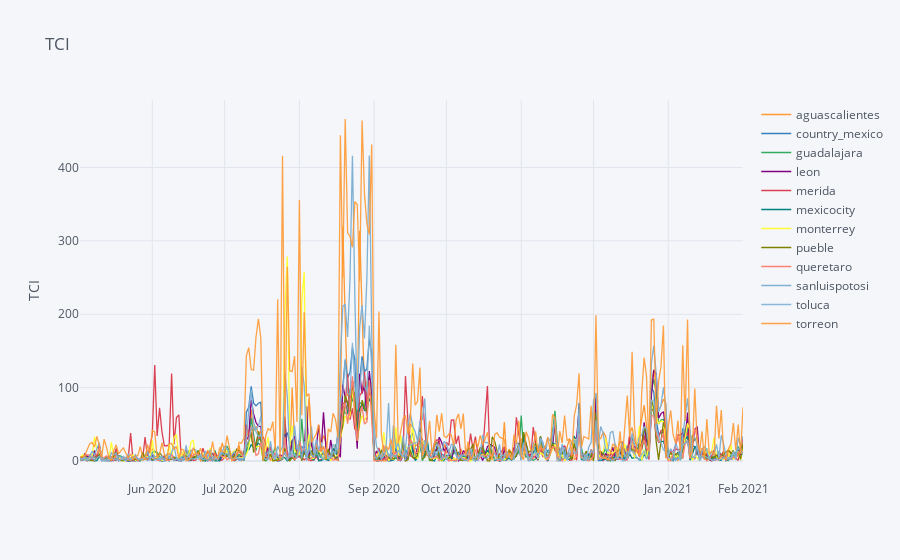

Here is the notebook cell this chart was saved with:
### Code cell
df_ft = filter(tt,
               _.country_name=='Mexico', #_.region_slug=='aguascalientes'
               _.date > '2020-05-01'
              )
a = df_ft[['date', 'diff7', 'region_slug']]
a.pivot(index='date', columns='region_slug', values='diff7').iplot(
    #theme='custom',
    yTitle='TCI',
    title='TCI',
    #asImage=True
)

### Figure 1 — Plotly figure (JSON) as saved in the notebook; plotly's stock layout.template omitted (floating-point values rounded to 4 significant figures; data arrays with more than 128 entries replaced by an {"elided": "..."} marker saying what was removed)
{"data": [{"line": {"color": "rgba(255, 153, 51, 1.0)", "dash": "solid", "shape": "linear", "width": 1.3}, "mode": "lines", "name": "aguascalientes", "text": "", "type": "scatter", "x": {"elided": "276 str values"}, "y": {"elided": "276 float values"}}, {"line": {"color": "rgba(55, 128, 191, 1.0)", "dash": "solid", "shape": "linear", "width": 1.3}, "mode": "lines", "name": "country_mexico", "text": "", "type": "scatter", "x": {"elided": "276 str values"}, "y": {"elided": "276 float values"}}, {"line": {"color": "rgba(50, 171, 96, 1.0)", "dash": "solid", "shape": "linear", "width": 1.3}, "mode": "lines", "name": "guadalajara", "text": "", "type": "scatter", "x": {"elided": "276 str values"}, "y": {"elided": "276 float values"}}, {"line": {"color": "rgba(128, 0, 128, 1.0)", "dash": "solid", "shape": "linear", "width": 1.3}, "mode": "lines", "name": "leon", "text": "", "type": "scatter", "x": {"elided": "276 str values"}, "y": {"elided": "276 float values"}}, {"line": {"color": "rgba(219, 64, 82, 1.0)", "dash": "solid", "shape": "linear", "width": 1.3}, "mode": "lines", "name": "merida", "text": "", "type": "scatter", "x": {"elided": "276 str values"}, "y": {"elided": "276 float values"}}, {"line": {"color": "rgba(0, 128, 128, 1.0)", "dash": "solid", "shape": "linear", "width": 1.3}, "mode": "lines", "name": "mexicocity", "text": "", "type": "scatter", "x": {"elided": "276 str values"}, "y": {"elided": "276 float values"}}, {"line": {"color": "rgba(255, 255, 51, 1.0)", "dash": "solid", "shape": "linear", "width": 1.3}, "mode": "lines", "name": "monterrey", "text": "", "type": "scatter", "x": {"elided": "276 str values"}, "y": {"elided": "276 float values"}}, {"line": {"color": "rgba(128, 128, 0, 1.0)", "dash": "solid", "shape": "linear", "width": 1.3}, "mode": "lines", "name": "pueble", "text": "", "type": "scatter", "x": {"elided": "276 str values"}, "y": {"elided": "276 float values"}}, {"line": {"color": "rgba(251, 128, 114, 1.0)", "dash": "solid", "shape": "linear", "width": 1.3}, "mode": "lines", "name": "queretaro", "text": "", "type": "scatter", "x": {"elided": "276 str values"}, "y": {"elided": "276 float values"}}, {"line": {"color": "rgba(128, 177, 211, 1.0)", "dash": "solid", "shape": "linear", "width": 1.3}, "mode": "lines", "name": "sanluispotosi", "text": "", "type": "scatter", "x": {"elided": "276 str values"}, "y": {"elided": "276 float values"}}, {"line": {"color": "rgba(128, 177, 211, 0.8999999999999999)", "dash": "solid", "shape": "linear", "width": 1.3}, "mode": "lines", "name": "toluca", "text": "", "type": "scatter", "x": {"elided": "276 str values"}, "y": {"elided": "276 float values"}}, {"line": {"color": "rgba(255, 153, 51, 0.8999999999999999)", "dash": "solid", "shape": "linear", "width": 1.3}, "mode": "lines", "name": "torreon", "text": "", "type": "scatter", "x": {"elided": "276 str values"}, "y": {"elided": "276 float values"}}], "layout": {"legend": {"bgcolor": "#F5F6F9", "font": {"color": "#4D5663"}}, "paper_bgcolor": "#F5F6F9", "plot_bgcolor": "#F5F6F9", "title": {"font": {"color": "#4D5663"}, "text": "TCI"}, "xaxis": {"gridcolor": "#E1E5ED", "showgrid": true, "tickfont": {"color": "#4D5663"}, "title": {"font": {"color": "#4D5663"}, "text": ""}, "zerolinecolor": "#E1E5ED"}, "yaxis": {"gridcolor": "#E1E5ED", "showgrid": true, "tickfont": {"color": "#4D5663"}, "title": {"font": {"color": "#4D5663"}, "text": "TCI"}, "zerolinecolor": "#E1E5ED"}}}
